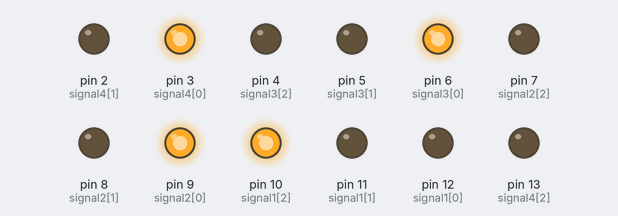
Recording of a sketch running on a simulated Arduino Uno, built with avr-gcc and run on an emulated ATmega328P. Parts: output pins drawn as LEDs (lit = HIGH).

Above: at 0.1 s.
At 5.1 s:
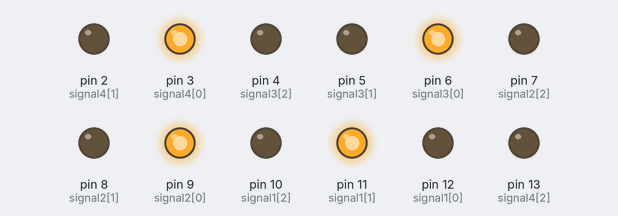
At 12.1 s:
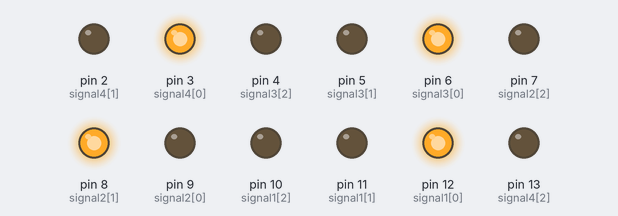
At 19.1 s:
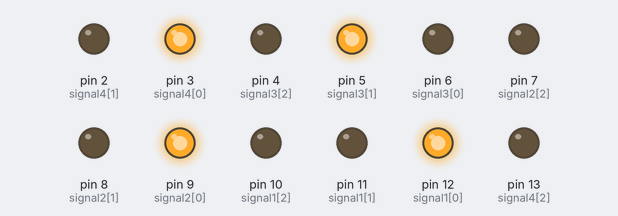
At 26.1 s:
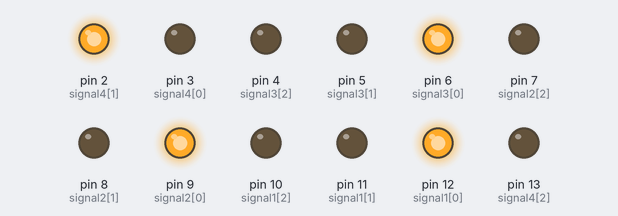
At 35.1 s:
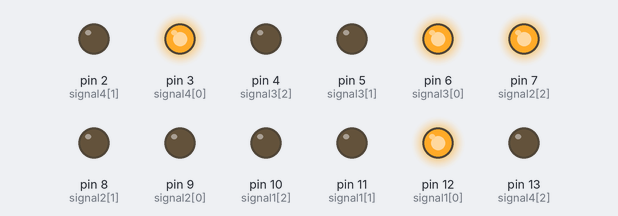
Timing chart, 0 to 36.6 s (numbered marks = the images above):
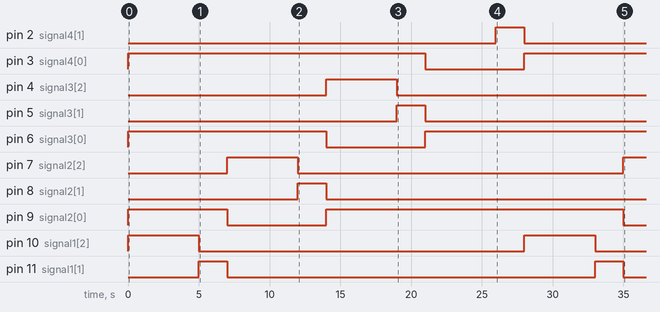

The sketch:

Code_1.ino
```cpp
//Prateek
//https://justdoelectronics.com
//https://www.youtube.com/@JustDoElectronics/videos

int signal1[] = { 12, 11, 10 };
int signal2[] = { 9, 8, 7 };
int signal3[] = { 6, 5, 4 };
int signal4[] = { 3, 2, 13 };
int redDelay = 5000;
int yellowDelay = 2000;

void setup() {

  for (int i = 0; i < 3; i++) {
    pinMode(signal1[i], OUTPUT);
    pinMode(signal2[i], OUTPUT);
    pinMode(signal3[i], OUTPUT);
    pinMode(signal4[i], OUTPUT);
  }
}
void loop() {
  digitalWrite(signal1[2], HIGH);
  digitalWrite(signal1[0], LOW);
  digitalWrite(signal2[0], HIGH);
  digitalWrite(signal3[0], HIGH);
  digitalWrite(signal4[0], HIGH);
  delay(redDelay);
  digitalWrite(signal1[1], HIGH);
  digitalWrite(signal1[2], LOW);
  delay(yellowDelay);
  digitalWrite(signal1[1], LOW);
  digitalWrite(signal1[0], HIGH);
  digitalWrite(signal2[2], HIGH);
  digitalWrite(signal2[0], LOW);
  digitalWrite(signal3[0], HIGH);
  digitalWrite(signal4[0], HIGH);
  delay(redDelay);
  digitalWrite(signal2[1], HIGH);
  digitalWrite(signal2[2], LOW);
  delay(yellowDelay);
  digitalWrite(signal2[1], LOW);
  digitalWrite(signal1[0], HIGH);
  digitalWrite(signal2[0], HIGH);
  digitalWrite(signal3[2], HIGH);
  digitalWrite(signal3[0], LOW);
  digitalWrite(signal4[0], HIGH);
  delay(redDelay);
  digitalWrite(signal3[1], HIGH);
  digitalWrite(signal3[2], LOW);
  delay(yellowDelay);
  digitalWrite(signal3[1], LOW);
  digitalWrite(signal1[0], HIGH);
  digitalWrite(signal2[0], HIGH);
  digitalWrite(signal3[0], HIGH);
  digitalWrite(signal4[2], HIGH);
  digitalWrite(signal4[0], LOW);
  delay(redDelay);
  digitalWrite(signal4[1], HIGH);
  digitalWrite(signal4[2], LOW);
  delay(yellowDelay);
  digitalWrite(signal4[1], LOW);
}
```

Measured:
- by itself, pin 2 (signal4[1]): LOW → HIGH at 26.0 s, → LOW 2.0 s later
- by itself, pin 3 (signal4[0]): LOW → HIGH at 0.00 s, → LOW 21.0 s later, → HIGH 7.0 s later
- by itself, pin 4 (signal3[2]): LOW → HIGH at 14.0 s, → LOW 5.0 s later
- by itself, pin 5 (signal3[1]): LOW → HIGH at 19.0 s, → LOW 2.0 s later
- by itself, pin 6 (signal3[0]): LOW → HIGH at 0.00 s, → LOW 14.0 s later, → HIGH 7.0 s later
- by itself, pin 7 (signal2[2]): LOW → HIGH at 7.0 s, → LOW 5.0 s later, → HIGH 23.0 s later
- by itself, pin 8 (signal2[1]): LOW → HIGH at 12.0 s, → LOW 2.0 s later
- by itself, pin 9 (signal2[0]): LOW → HIGH at 0.00 s, → LOW 7.0 s later, → HIGH 7.0 s later, → LOW 21.0 s later
